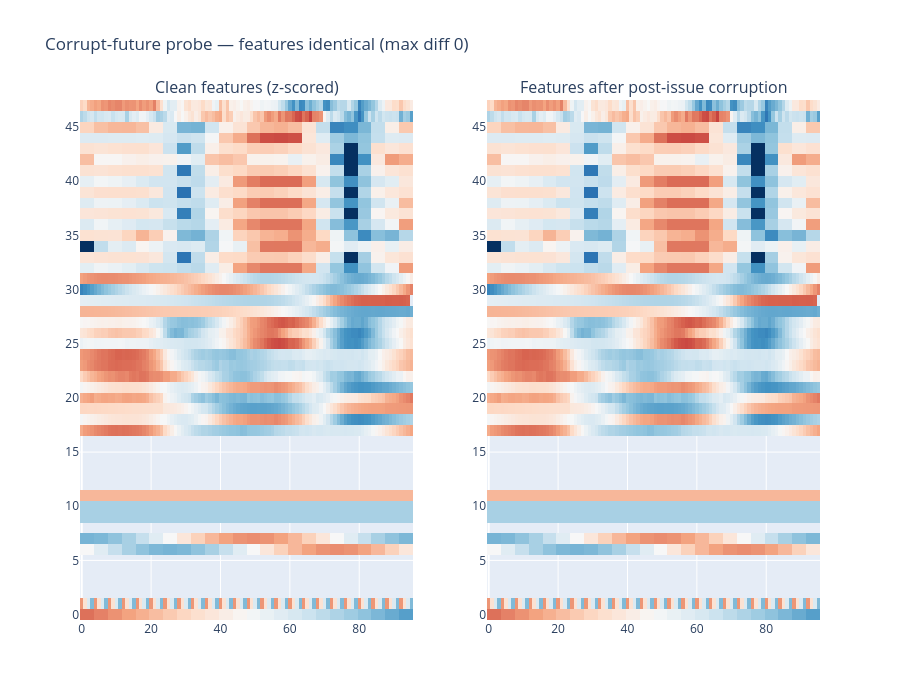

Source (notebook cell):
### Markdown cell above
## 6. Leakage-safety probe — visual proof

### Code cell
# Build features on the clean df, then on a deliberately-corrupted df, and overlay.
PROBE_DELIVERY = date(2025, 9, 16)
issue_p = issue_time_for(PROBE_DELIVERY)
feats_clean = build_target_day_features(df, issue_p)

corrupt = df.copy()
rng = np.random.default_rng(0)
for col in corrupt.columns:
    kind = classify_column(col)
    cutoff = issue_p + RULES[kind].max_age_offset
    mask = corrupt.index >= cutoff
    if mask.any():
        corrupt.loc[mask, col] = rng.normal(loc=1e9, scale=1e9, size=mask.sum())

feats_corrupt = build_target_day_features(corrupt, issue_p)
diff = (feats_clean - feats_corrupt).abs()
max_diff = diff.max().max()
print(f"Largest absolute difference across all 96 x 48 = 4608 cells: {max_diff:.6g}")

fig = make_subplots(rows=1, cols=2, subplot_titles=("Clean features (z-scored)", "Features after post-issue corruption"))
fig.add_trace(go.Heatmap(z=((feats_clean - feats_clean.mean()) / feats_clean.std().replace(0, np.nan)).values.T, colorscale="RdBu", zmid=0, zmin=-3, zmax=3, showscale=False), row=1, col=1)
fig.add_trace(go.Heatmap(z=((feats_corrupt - feats_corrupt.mean()) / feats_corrupt.std().replace(0, np.nan)).values.T, colorscale="RdBu", zmid=0, zmin=-3, zmax=3, showscale=False), row=1, col=2)
fig.update_layout(
    title=f"Corrupt-future probe — features identical (max diff {max_diff:.2g})",
    height=700,
)
fig

### Figure 1 — Plotly figure (JSON) as saved in the notebook; plotly's stock layout.template omitted (floating-point values rounded to 4 significant figures; data arrays with more than 128 entries replaced by an {"elided": "..."} marker saying what was removed)
{"data": [{"colorscale": [[0, "rgb(103,0,31)"], [0.1, "rgb(178,24,43)"], [0.2, "rgb(214,96,77)"], [0.3, "rgb(244,165,130)"], [0.4, "rgb(253,219,199)"], [0.5, "rgb(247,247,247)"], [0.6, "rgb(209,229,240)"], [0.7, "rgb(146,197,222)"], [0.8, "rgb(67,147,195)"], [0.9, "rgb(33,102,172)"], [1, "rgb(5,48,97)"]], "showscale": false, "type": "heatmap", "xaxis": "x", "yaxis": "y", "z": {"elided": "48x96 float values"}, "zmax": 3, "zmid": 0, "zmin": -3}, {"colorscale": [[0, "rgb(103,0,31)"], [0.1, "rgb(178,24,43)"], [0.2, "rgb(214,96,77)"], [0.3, "rgb(244,165,130)"], [0.4, "rgb(253,219,199)"], [0.5, "rgb(247,247,247)"], [0.6, "rgb(209,229,240)"], [0.7, "rgb(146,197,222)"], [0.8, "rgb(67,147,195)"], [0.9, "rgb(33,102,172)"], [1, "rgb(5,48,97)"]], "showscale": false, "type": "heatmap", "xaxis": "x2", "yaxis": "y2", "z": {"elided": "48x96 float values"}, "zmax": 3, "zmid": 0, "zmin": -3}], "layout": {"annotations": [{"font": {"size": 16}, "showarrow": false, "text": "Clean features (z-scored)", "x": 0.225, "xanchor": "center", "xref": "paper", "y": 1, "yanchor": "bottom", "yref": "paper"}, {"font": {"size": 16}, "showarrow": false, "text": "Features after post-issue corruption", "x": 0.775, "xanchor": "center", "xref": "paper", "y": 1, "yanchor": "bottom", "yref": "paper"}], "height": 700, "title": {"text": "Corrupt-future probe — features identical (max diff 0)"}, "xaxis": {"anchor": "y", "domain": [0, 0.45]}, "xaxis2": {"anchor": "y2", "domain": [0.55, 1]}, "yaxis": {"anchor": "x", "domain": [0, 1]}, "yaxis2": {"anchor": "x2", "domain": [0, 1]}}}
